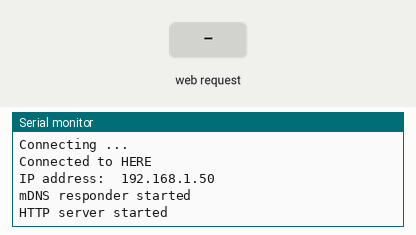
Recording of a sketch running on a simulated ESP8266 (NodeMCU). Shown: the last lines printed to the serial monitor. Inputs (shaded band) come from the test bench. WiFi joins after 1.5 s; servers stay silent unless stated; storage starts empty.

Above: at 2.7 s.
2.8 s: HTTP request GET / received
At 4.0 s:
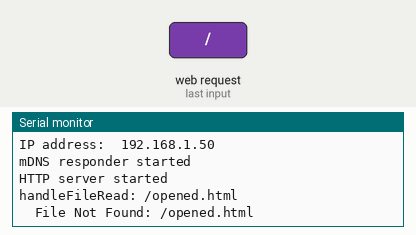
4.3 s: HTTP request GET /open received
At 5.2 s:
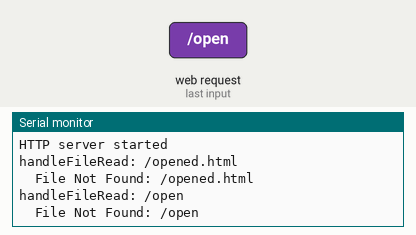
5.8 s: HTTP request GET /lock received
At 6.4 s:
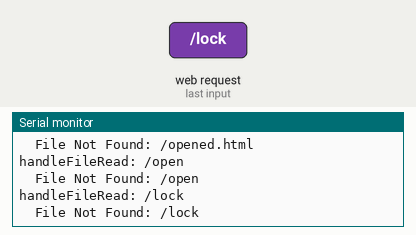

Measured:
- after the input at 2.8 s, the serial monitor: prints a new line at once (image 1)
- after the input at 4.3 s, the serial monitor: prints a new line at once (image 2)
- after the input at 5.8 s, the serial monitor: prints a new line at once (image 3)

The sketch:

doorwebserver.ino
```cpp
#include <ESP8266WiFi.h>
#include <WiFiClient.h>
#include <ESP8266WiFiMulti.h>
#include <ESP8266mDNS.h>
#include <ESP8266WebServer.h>   // Include the WebServer library
#include <FS.h>

#define WIFI_USERNAME "HERE"
#define WIFI_PASSWORD "HERE"


ESP8266WiFiMulti wifiMulti;     // Create an instance of the ESP8266WiFiMulti class, called 'wifiMulti'
ESP8266WebServer server(80);    // Create a webserver object that listens for HTTP request on port 80

String getContentType(String filename); // convert the file extension to the MIME type
bool handleFileRead(String path);       // send the right file to the client (if it exists)

void handleRoot();              // function prototypes for HTTP handlers
void handleOpen();
void handleLock();
void handleNotFound();

bool doorLocked = false;
bool error = false;

void setup(void) {
  Serial.begin(115200);         // Start the Serial communication to send messages to the computer
  delay(10);
  Serial.println('\n');

  wifiMulti.addAP(WIFI_USERNAME, WIFI_PASSWORD);   // add Wi-Fi networks you want to connect to

  Serial.println("Connecting ...");
  int i = 0;
  while (wifiMulti.run() != WL_CONNECTED) { // Wait for the Wi-Fi to connect: scan for Wi-Fi networks, and connect to the strongest of the networks above
    delay(250);
    Serial.print('.');
  }
  Serial.println('\n');
  Serial.print("Connected to ");
  Serial.println(WiFi.SSID());              // Tell us what network we're connected to
  Serial.print("IP address:\t");
  Serial.println(WiFi.localIP());           // Send the IP address of the ESP8266 to the computer

  if (MDNS.begin("esp8266")) {              // Start the mDNS responder for esp8266.local
    Serial.println("mDNS responder started");
  } else {
    Serial.println("Error setting up MDNS responder!");
  }

  SPIFFS.begin();

  server.on("/", handleRoot);               // Call the 'handleRoot' function when a client requests URI "/"
  server.on("/open", HTTP_POST, handleOpen);
  server.on("/lock", HTTP_POST, handleLock);
  server.onNotFound(handleNotFound);

  server.begin();                           // Actually start the server
  Serial.println("HTTP server started");
}

void loop(void) {
  server.handleClient();                    // Listen for HTTP requests from clients
}

void handleRoot() {
  if (doorLocked) {
    if (error) {
      error = false;
      if (!handleFileRead("/lockederror.html")) {        // check if the file exists in the flash memory (SPIFFS), if so, send it
        server.send(404, "text/plain", "404: File Not Found");
      }
    }
    else {
      if (!handleFileRead("/locked.html")) {        // check if the file exists in the flash memory (SPIFFS), if so, send it
        server.send(404, "text/plain", "404: File Not Found");
      }
    }
  }
  else {
    if (error) {
      error = false;
      if (!handleFileRead("/openederror.html")) {        // check if the file exists in the flash memory (SPIFFS), if so, send it
        server.send(404, "text/plain", "404: File Not Found");
      }
    }
    else {
      if (!handleFileRead("/opened.html")) {        // check if the file exists in the flash memory (SPIFFS), if so, send it
        server.send(404, "text/plain", "404: File Not Found");
      }
    }
  }

}

void handleOpen() {
  if (doorLocked == true) {
    if (server.hasArg("password")) {
      if (server.arg("password") == "123") {
        Serial.println("Open");
        doorLocked = false;
      } else {
        error = true;
        Serial.println("Wrong password");
      }
    }

  }
  server.sendHeader("Location", "/");
  server.send(303);
}

void handleLock() {
  if (doorLocked == false) {
    if (server.hasArg("password")) {
      if (server.arg("password") == "123") {
        Serial.println("Lock");
        doorLocked = true;
      } else {
        error = true;
        Serial.println("Wrong password.");
      }
    }

  }
  server.sendHeader("Location", "/");
  server.send(303);
}

void handleNotFound() { // if the requested file or page doesn't exist, return a 404 not found error
  if (!handleFileRead(server.uri())) {        // check if the file exists in the flash memory (SPIFFS), if so, send it
    server.send(404, "text/plain", "404: File Not Found");
  }
}

bool handleFileRead(String path) { // send the right file to the client (if it exists)
  Serial.println("handleFileRead: " + path);
  if (path.endsWith("/")) path += "index.html";          // If a folder is requested, send the index file
  String contentType = getContentType(path);             // Get the MIME type
  String pathWithGz = path + ".gz";
  if (SPIFFS.exists(pathWithGz) || SPIFFS.exists(path)) { // If the file exists, either as a compressed archive, or normal
    if (SPIFFS.exists(pathWithGz))                         // If there's a compressed version available
      path += ".gz";                                         // Use the compressed version
    File file = SPIFFS.open(path, "r");                    // Open the file
    size_t sent = server.streamFile(file, contentType);    // Send it to the client
    file.close();                                          // Close the file again
    Serial.println(String("\tSent file: ") + path);
    return true;
  }
  Serial.println(String("\tFile Not Found: ") + path);
  return false;                                          // If the file doesn't exist, return false
}

String getContentType(String filename) {
  if (filename.endsWith(".html")) return "text/html";
  else if (filename.endsWith(".css")) return "text/css";
  else if (filename.endsWith(".js")) return "application/javascript";
  else if (filename.endsWith(".ico")) return "image/x-icon";
  else if (filename.endsWith(".gz")) return "application/x-gzip";
  return "text/plain";
}
```
